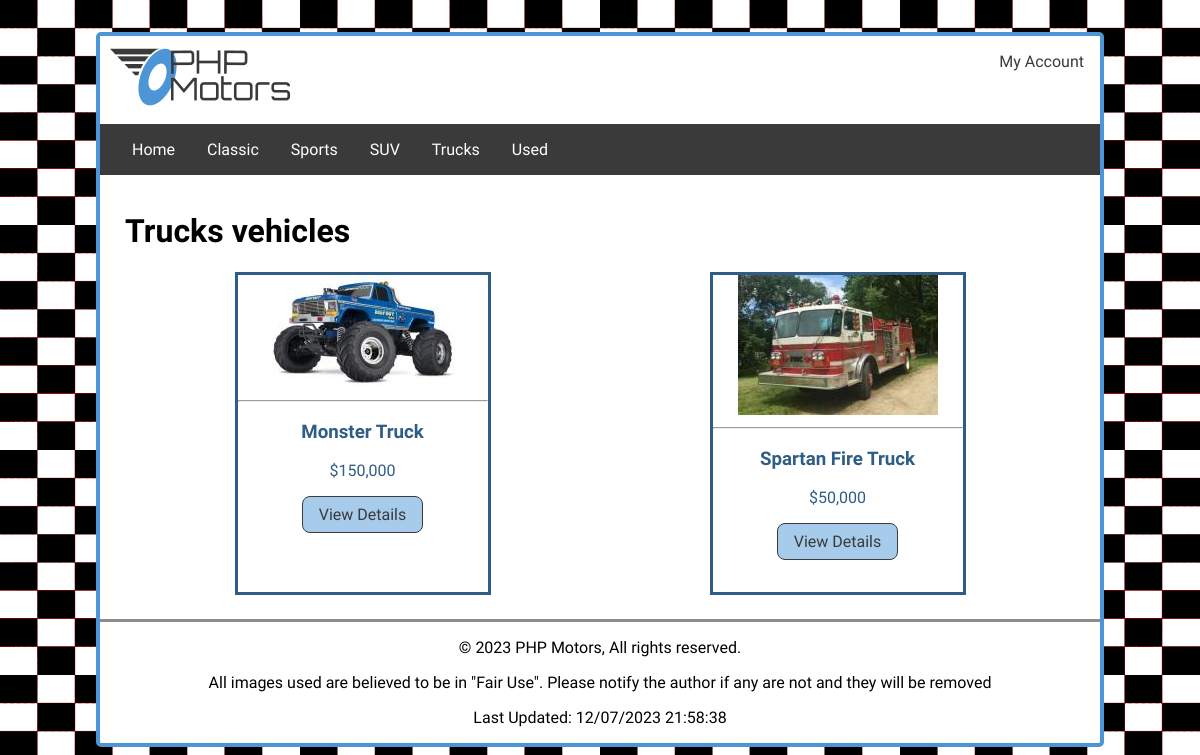
/phpmotors/vehicles/?action=listCars&classificationName=Trucks, run on the app's committed database.
### tables this page shows
CREATE TABLE `carclassification` (
  `classificationId` int(11) NOT NULL,
  `classificationName` varchar(30) NOT NULL
);

CREATE TABLE `images` (
  `imgId` int(10) UNSIGNED NOT NULL,
  `invId` int(10) UNSIGNED NOT NULL,
  `imgName` varchar(100) NOT NULL,
  `imgPath` varchar(150) NOT NULL,
  `imgDate` timestamp NOT NULL DEFAULT current_timestamp(),
  `imgPrimary` tinyint(4) NOT NULL DEFAULT 0
);

CREATE TABLE `inventory` (
  `invId` int(10) UNSIGNED NOT NULL,
  `invMake` varchar(30) NOT NULL,
  `invModel` varchar(30) NOT NULL,
  `invDescription` text NOT NULL,
  `invImage` varchar(50) NOT NULL,
  `invThumbnail` varchar(50) NOT NULL,
  `invPrice` int(10) NOT NULL,
  `invStock` smallint(6) NOT NULL,
  `invColor` varchar(20) NOT NULL,
  `classificationId` int(11) NOT NULL
);

### phpmotors/library/functions.php (the view, shortened to what this page needs)
<?php
function buildList($classifications) {
    $navList = '<ul class="nav">';
    $navList .= "<li><a href='/phpmotors/index.php' title='View the PHP motors home page'>Home</a></li>";
    foreach ($classifications as $classification) {
        $navList .="<li><a href='/phpmotors/vehicles/?action=listCars&classificationName=".urlencode($classification['classificationName'])."' title='View our $classification[classificationName] product line'>$classification[classificationName]</a></li>";
    }
    $navList .='</ul>';
    return $navList;
}
function getClassList() {
    $db = phpmotorsConnect();
    $sql = 'SELECT * FROM carClassification ORDER BY classificationName ASC';
    $stmt = $db->prepare($sql);
    $stmt->execute();
    $classifications = $stmt->fetchAll();
    return $classifications;
}
?>

### phpmotors/model/vehicles-model.php (shortened to what this page needs)
<?php
function getVehiclesByClassification($classificationName) {
    $db = phpmotorsConnect();
    $sql = 'SELECT *, imgPath FROM inventory i JOIN images p ON i.invId = p.invId WHERE imgPath LIKE "%-tn%" AND p.imgPrimary = 1 AND i.classificationId IN (SELECT classificationId FROM carclassification WHERE classificationName = :classificationName)';
    $stmt = $db->prepare($sql);
    $stmt->bindValue(':classificationName', $classificationName, PDO::PARAM_STR);
    $stmt->execute();
    $vehicles = $stmt->fetchAll(PDO::FETCH_ASSOC);
    return $vehicles;
}
function buildVehiclesDisplay($vehicles, $classificationName) {
    $dv = '<div id="cards-container">';
    $dv .= "<h1>$classificationName vehicles</h1>";
    $dv .= '<div id="display-box">';
    foreach ($vehicles as $vehicle) {
        $price = number_format($vehicle['invPrice']);
        $dv .= '<section class="inv-display">';
        $dv .= "<a href='/phpmotors/vehicles/?action=vehicleDetails&invId=$vehicle[invId]'>";
        $dv .= "<img src='$vehicle[imgPath]' alt='$vehicle[invMake] $vehicle[invModel] on phpmotors.com'>";
        $dv .= '<hr>';
        $dv .= "<h3>$vehicle[invMake] $vehicle[invModel]</h3>";
        $dv .= "<span>$$price</span><br>";
        $dv .= "<div class='button'>View Details</div></a>";
        $dv .= '</section>';
    }
    $dv .= '</div>';
    $dv .= '</div>';
    return $dv;
}
?>

### phpmotors/styles/motors.css (style rules this page uses)
.button { display: block; max-width: fit-content; text-align: center; background-color: #a6cbeb; margin: 0px auto 2em auto; padding: 1rem; border-radius: 0.5em; }
html { background-image: url(../images/checkerboard.jpg); background-repeat: repeat; background-size: 25%; }
body { border: 4px solid #4c96d7; border-radius: 5px; background-color: white; max-width: 1000px; min-width: 400px; margin: 2rem auto; font-family: "Audiowide", sans-serif; font-size: 1rem; }
header a { text-decoration: none; color: #3a3a3a; grid-column: 3; }
.nav { grid-area: 2/1/3/4; background-color: #3a3a3a; display: flex; justify-content: flex-start; flex-wrap: wrap; padding: 1rem; }
.nav li { list-style: none; }
.nav a { color: white; text-decoration: none; padding: 1rem; }
button, .button { background-color: #a6cbeb; border: 1px solid #3a3a3a; color: #3a3a3a; padding: 0.5rem 1rem; margin-top: 1em; }
#cards-container { grid-column: 1/-1; width: 95%; margin: 0 auto; }
#display-box { display: flex; flex-wrap: wrap; justify-content: space-around; }
.inv-display { width: 250px; border: 3px solid #2f5d85; display: inline-block; text-align: center; margin-bottom: 1.5rem; }
.inv-display a { text-decoration: none; color: #2f5d85; }
.inv-display img { width: 200px; height: auto; margin: 0 auto 0 auto; }

### data on the page
carclassification: classificationName "Classic"
carclassification: classificationName "Sports"
carclassification: classificationName "SUV"
carclassification: classificationName "Trucks"
carclassification: classificationName "Used"
images: imgPath (picture), invId.invMake "Monster", invId.invModel "Truck", invId.invPrice "150,000"
images: imgPath (picture), invId.invMake "Spartan", invId.invModel "Fire Truck", invId.invPrice "50,000"

### other printed values
$classificationName "Trucks"
